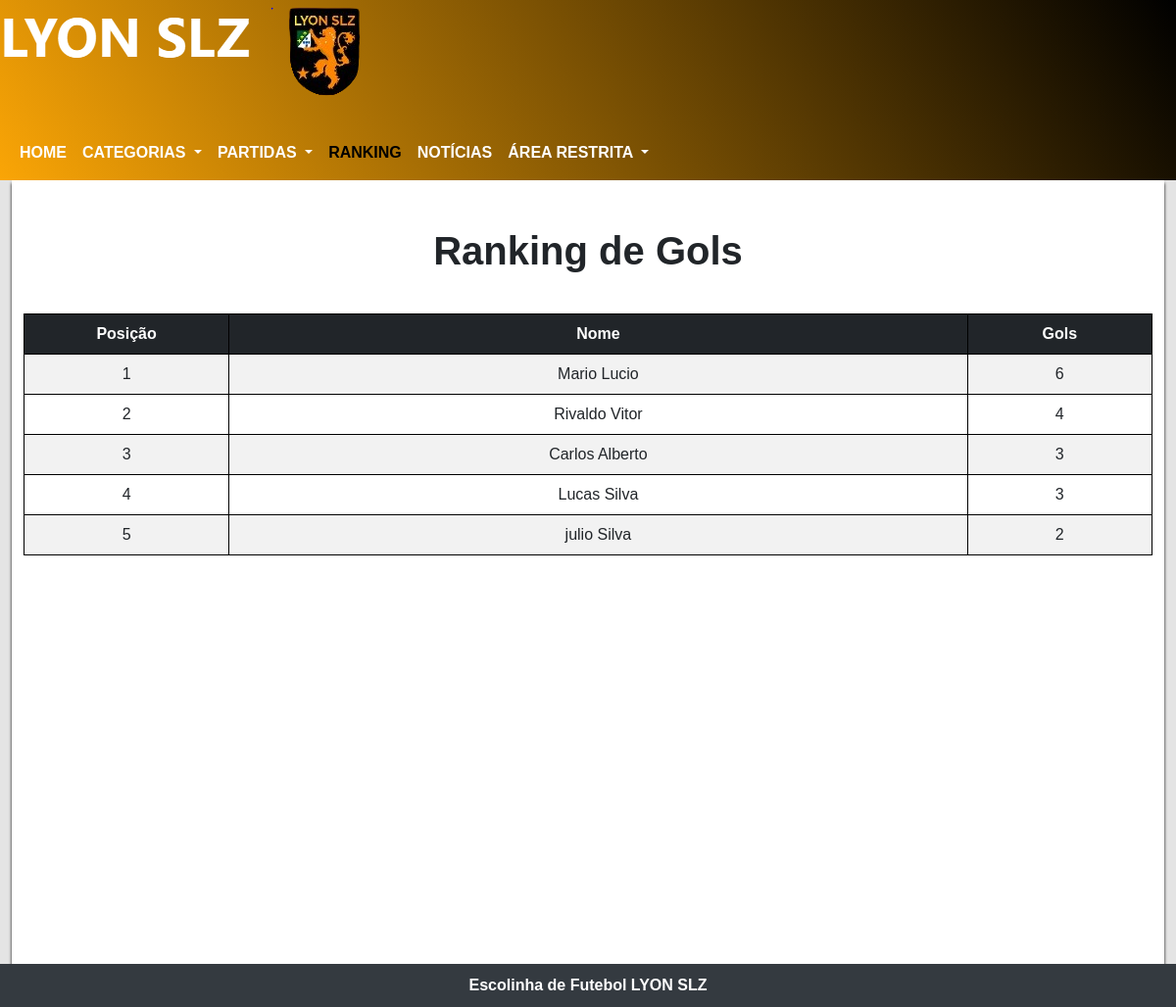
/ranking.php, run on the app's committed database.
### tables this page shows
CREATE TABLE `tbljogadoress` (
  `id` int(11) UNSIGNED NOT NULL,
  `nome` varchar(45) NOT NULL,
  `sobrenome` varchar(45) NOT NULL,
  `idade` int(11) NOT NULL,
  `id_posicao` int(11) UNSIGNED NOT NULL,
  `gols` int(11) NOT NULL
);

### ranking.php (the view, shortened to what this page needs)
<?php
require('db/conexao.php');
$sql = $pdo->prepare("SELECT * FROM tbljogadoress");
$sql->execute();
$dados = $sql->fetchAll();
?>
<!DOCTYPE html>
<html lang="pt-br">
<head>
  <link href="https://cdn.jsdelivr.net/npm/bootstrap@5.3.0/dist/css/bootstrap.min.css" rel="stylesheet">
  <link rel="stylesheet" href="css/navHamburguer.css">
  <link rel="stylesheet" href="css/layout.css">
  <link rel="stylesheet" href="css/timeANDescudo.css">
</head>
<body>
  <div class="cabecalho">
    <picture>
      <source media="(max-width: 261px)" srcset='img/imgLogo/lyonSlzEscudo5.png' loading="lazy">
      <source media="(max-width: 269px)" srcset='img/imgLogo/lyonSlzEscudo4.png' loading="lazy">
      <source media="(max-width: 311px)" srcset='img/imgLogo/lyonSlzEscudo3.png' loading="lazy">
      <source media="(max-width: 375px)" srcset='img/imgLogo/lyonSlzEscudo2.png' loading="lazy">
      <img src="img/imgLogo/lyonSlzEscudo.png" alt="Escudo do time LYYON SLZ" loading="lazy">
    </picture>
    <nav class="navbar navbar-expand-lg mt-4">
      <div class="container-fluid">
        <div class="collapse navbar-collapse" id="navbarNavDropdown">
          <ul class="navbar-nav">
            <li class="nav-item">
              <a class="nav-link" aria-current="page" href="home.php">HOME</a>
            </li>
            <li class="nav-item dropdown">
              <a class="nav-link dropdown-toggle" href="#" role="button" data-bs-toggle="dropdown" aria-expanded="false">
                CATEGORIAS
              </a>
            </li>
            <li class="nav-item dropdown">
              <a class="nav-link dropdown-toggle" href="#" role="button" data-bs-toggle="dropdown" aria-expanded="false">
                PARTIDAS
              </a>
            </li>
            <li class="nav-item">
              <a class="nav-link active" aria-current="page" href="ranking.php">RANKING</a>
            </li>
            <li class="nav-item">
              <a class="nav-link" href="noticiais.php">NOTÍCIAS</a>
            </li>
            <li class="nav-item dropdown">
              <a class="nav-link dropdown-toggle" href="#" role="button" data-bs-toggle="dropdown" aria-expanded="false">
                ÁREA RESTRITA
              </a>
            </li>
          </ul>
        </div>
      </div>
    </nav>
  </div>
  <main>
    <div class="container-fluid">
      <h1 class="ranking">Ranking de Gols</h1>
      <?php
      if (count($dados) > 0) {
        echo "<table class='table table-striped'>
          <thead class=table-dark>
          <tr>
              <th class='custom-th'>Posição</th>
              <th>Nome</th>
              <th class='custom-th'>Gols</th>
          </tr>
          </thead>";
        $maior = 0;
        foreach ($dados as $chaves => $valor) {
          if ($valor['gols'] > $maior) {
            $maior = $valor['gols'];
          }
        }
        $cont = 0;
        $ranking = 1;
        while ($cont < 11) {
          foreach ($dados as $chaves => $valor) {
            if ($valor['gols'] == $maior) {
              echo "<tr>
                          <td>" . $ranking . "</td>
                          <td>" . $valor['nome'] . " " . $valor['sobrenome'] . "</td>
                          <td>" . $valor['gols'] . "</td>
                      </tr>";
              $ranking += 1;
            }
          }
          $maior -= 1;
          $cont += 1;
          if ($cont == 10) {
            break;
          }
        }
        echo "</table>";
      } else {
        echo "<br><br><p class='mt-4' style='text-align:center' >Nenhum Jogador cadastrado</p>";
      }
      ?>
    </div>
  </main>
  <footer>
    <p class="mb-0">Escolinha de Futebol LYON SLZ</p>
  </footer>
</body>
</html>

### css/navHamburguer.css (style rules this page uses)
.nav-link { color: white; font-weight: bold; font-size: 100%; }

### css/layout.css (style rules this page uses)
:root { --cor-fundo: linear-gradient(55deg, rgb(250, 165, 6), black); --cor-submenu: rgb(172, 114, 8); --cor-hover: rgb(226, 190, 30); --cor-primaria: rgb(231, 241, 236); }
body { background-color: rgb(228, 228, 228); }
main { background-color: white; min-height: 100vh; margin: auto; box-shadow: 0px 3px 3px 0px black; }
footer { background-color: #343a40; padding: 10px; }
footer>p { text-align: center; color: white; font-weight: bold; }

### css/timeANDescudo.css (style rules this page uses)
div.cabecalho { background: linear-gradient(55deg, rgb(250, 165, 6), black); }

### ranking.php (style rules this page uses)
body { font-family: 'Arial'; }
h1.ranking { text-align: center; font-weight: bold; padding-top: 6vh; padding-bottom: 4vh; }
table { width: 100%; }
th, td { padding: 10px; text-align: center; border: solid 1px black; }
th.custom-th { width: 5%; }
th { width: 20%; }
main { width: 98vw; }

### data on the page
tbljogadoress: nome "Mario", sobrenome "Lucio", gols "6"
tbljogadoress: nome "Rivaldo", sobrenome "Vitor", gols "4"
tbljogadoress: nome "Carlos", sobrenome "Alberto", gols "3"
tbljogadoress: nome "Lucas", sobrenome "Silva", gols "3"
tbljogadoress: nome "julio", sobrenome "Silva", gols "2"
